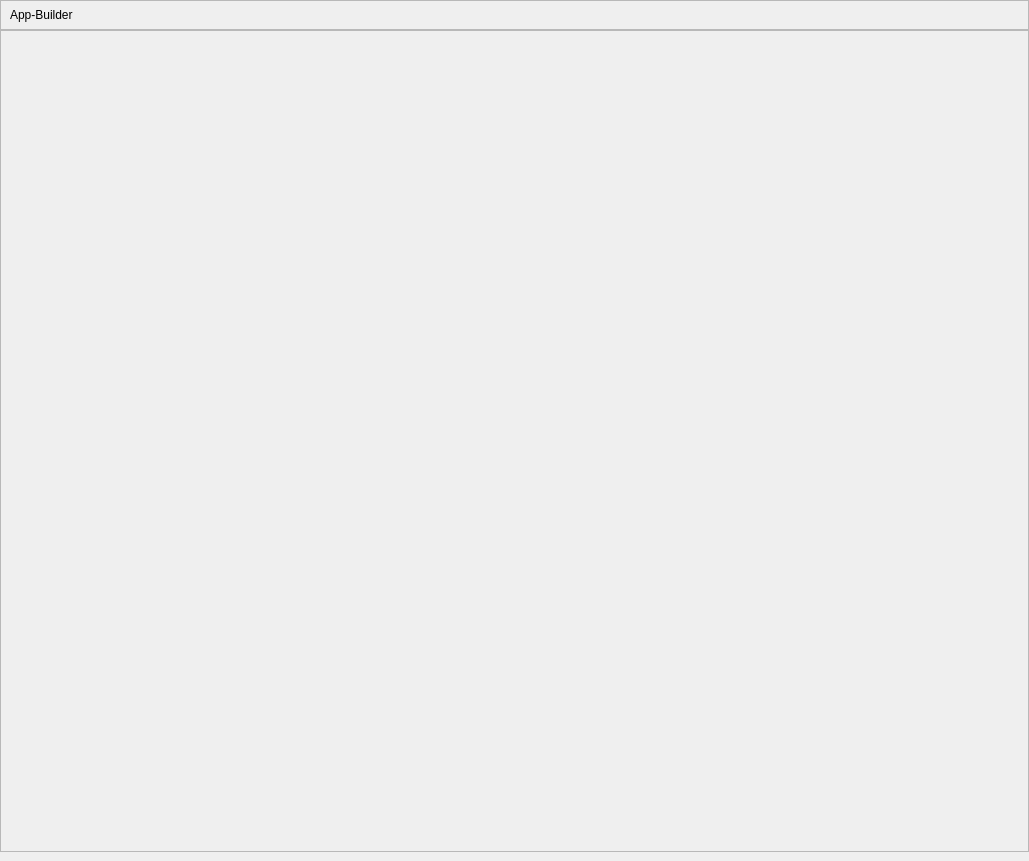
<?xml version="1.0" encoding="UTF-8"?>
<ui version="4.0">
 <class>Builder</class>
 <widget class="QMainWindow" name="Builder">
  <property name="geometry">
   <rect>
    <x>0</x>
    <y>0</y>
    <width>1029</width>
    <height>861</height>
   </rect>
  </property>
  <property name="windowTitle">
   <string>MainWindow</string>
  </property>
  <widget class="QWidget" name="centralwidget">
   <property name="styleSheet">
    <string notr="true"/>
   </property>
   <layout class="QVBoxLayout" name="verticalLayout">
    <property name="spacing">
     <number>0</number>
    </property>
    <property name="leftMargin">
     <number>0</number>
    </property>
    <property name="topMargin">
     <number>0</number>
    </property>
    <property name="rightMargin">
     <number>0</number>
    </property>
    <item>
     <widget class="QFrame" name="Header">
      <property name="minimumSize">
       <size>
        <width>0</width>
        <height>30</height>
       </size>
      </property>
      <property name="maximumSize">
       <size>
        <width>16777215</width>
        <height>30</height>
       </size>
      </property>
      <property name="frameShape">
       <enum>QFrame::StyledPanel</enum>
      </property>
      <property name="frameShadow">
       <enum>QFrame::Raised</enum>
      </property>
      <layout class="QHBoxLayout" name="horizontalLayout">
       <property name="spacing">
        <number>0</number>
       </property>
       <property name="leftMargin">
        <number>9</number>
       </property>
       <property name="topMargin">
        <number>0</number>
       </property>
       <property name="rightMargin">
        <number>0</number>
       </property>
       <property name="bottomMargin">
        <number>0</number>
       </property>
       <item>
        <widget class="QLabel" name="Titlebar">
         <property name="text">
          <string>App-Builder</string>
         </property>
        </widget>
       </item>
       <item alignment="Qt::AlignRight">
        <widget class="QWidget" name="Actionbar" native="true">
         <property name="maximumSize">
          <size>
           <width>120</width>
           <height>16777215</height>
          </size>
         </property>
         <layout class="QHBoxLayout" name="horizontalLayout_2">
          <property name="spacing">
           <number>20</number>
          </property>
          <property name="leftMargin">
           <number>0</number>
          </property>
          <property name="topMargin">
           <number>0</number>
          </property>
          <property name="rightMargin">
           <number>0</number>
          </property>
          <property name="bottomMargin">
           <number>0</number>
          </property>
          <item>
           <widget class="QPushButton" name="minimizeBtn">
            <property name="minimumSize">
             <size>
              <width>32</width>
              <height>32</height>
             </size>
            </property>
            <property name="maximumSize">
             <size>
              <width>32</width>
              <height>32</height>
             </size>
            </property>
            <property name="text">
             <string/>
            </property>
            <property name="flat">
             <bool>true</bool>
            </property>
           </widget>
          </item>
          <item>
           <widget class="QPushButton" name="closeBtn">
            <property name="minimumSize">
             <size>
              <width>32</width>
              <height>32</height>
             </size>
            </property>
            <property name="maximumSize">
             <size>
              <width>32</width>
              <height>32</height>
             </size>
            </property>
            <property name="styleSheet">
             <string notr="true"/>
            </property>
            <property name="text">
             <string/>
            </property>
            <property name="flat">
             <bool>true</bool>
            </property>
           </widget>
          </item>
         </layout>
        </widget>
       </item>
      </layout>
     </widget>
    </item>
    <item>
     <widget class="QFrame" name="Main">
      <property name="frameShape">
       <enum>QFrame::StyledPanel</enum>
      </property>
      <property name="frameShadow">
       <enum>QFrame::Raised</enum>
      </property>
     </widget>
    </item>
   </layout>
  </widget>
 </widget>
 <resources/>
 <connections/>
</ui>
